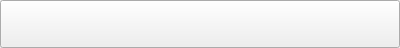
<?xml version="1.0" encoding="UTF-8"?>
<ui version="4.0">
 <class>UserReslitButton</class>
 <widget class="QPushButton" name="UserReslitButton">
  <property name="geometry">
   <rect>
    <x>0</x>
    <y>0</y>
    <width>400</width>
    <height>48</height>
   </rect>
  </property>
  <property name="windowTitle">
   <string>Form</string>
  </property>
 </widget>
 <resources/>
 <connections/>
</ui>
